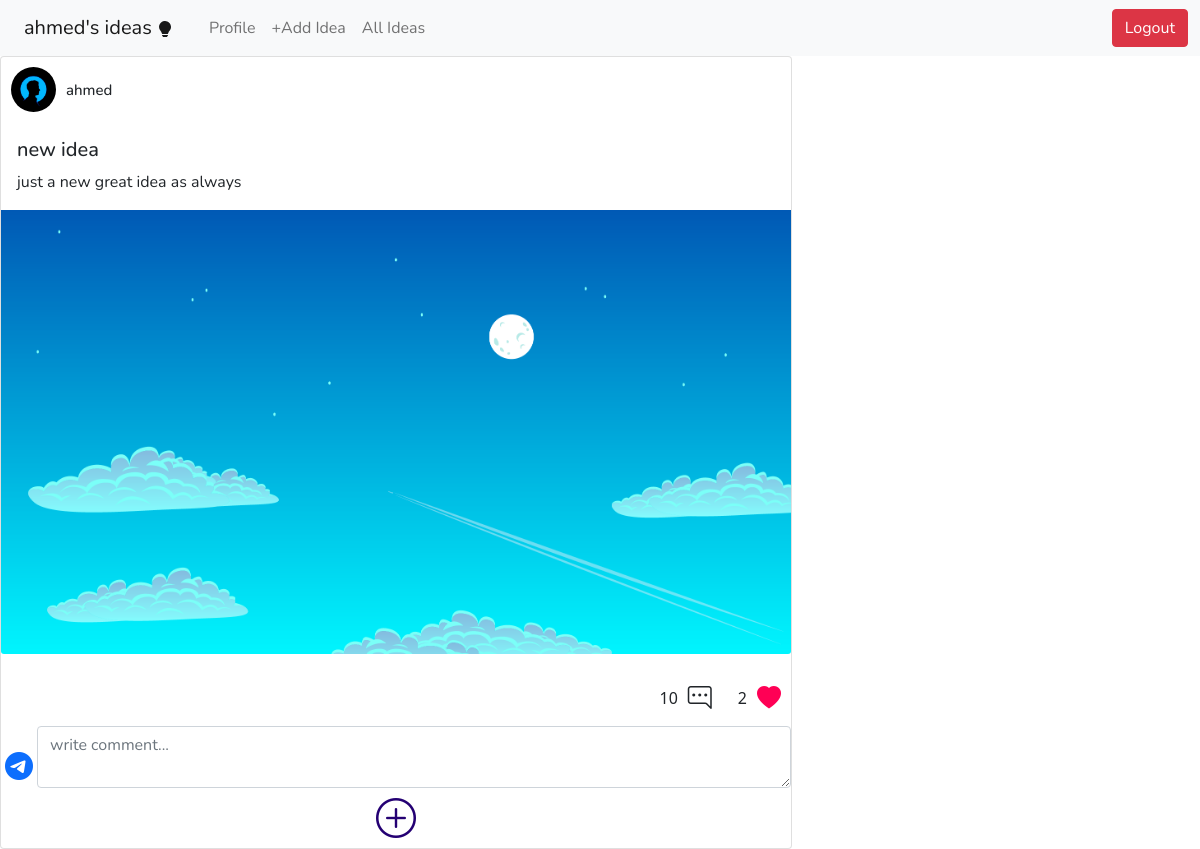
Page /idea/1 (signed in) on the committed database.
### tables this page shows
CREATE TABLE users(
        username varchar(30) not null,
        email varchar(30) not null,
        pwd varchar(60) not null,
        title varchar(30) not null,
        bio text not null,
        img varchar(60)
    );

CREATE TABLE posts(
        user_id integer not null,
        title varchar(30) not null,
        content text not null,
        image varchar(60) not null,
        likes_number INT NOT NULL default 0,
        comments_number int not null default 0
    );

### run.py (the view)
@app.route("/idea/<int:post_id>")
def idea(post_id):
    if session.get("user"):
        id_ = session.get("user")[0]
        post = posts_db.get_by_id(post_id)
        likes_number = likes.count_likes(post_id)
        if likes.get_by(post_id, id_) == []:
            liked  = False
        else:
            liked = True
        return render_template("idea.html", username=session.get("user")[1].capitalize(), post=post, title=session.get("user")[2].capitalize(), bio=session.get("user")[3], img=session.get("user")[4], likes_number=likes_number,liked=liked)
    return render_template("login.html")

### likes.py (called while the page is built)
def count_likes(post_id):
    conn = sqlite3.connect("data.db")
    cur = conn.cursor()
    cur.execute("select count(post_id) from likes where post_id = ?", (post_id,))
    conn.commit()
    data = cur.fetchone()
    conn.close()
    return data[0]

def get_by(post_id,user_id):
    conn = sqlite3.connect("data.db")
    cur = conn.cursor()
    cur.execute(
        "select * from likes where post_id=? and user_id = ?;", (post_id,user_id))
    conn.commit()
    data = cur.fetchall()
    conn.close()
    return data

### posts_db.py (called while the page is built)
def get_by_id(post_id):
    conn = sqlite3.connect("data.db")
    cur = conn.cursor()
    cur.execute(
        "select users.rowid,users.username,users.img,posts.rowid,posts.title,posts.content,posts.image,posts.likes_number,posts.comments_number from users join posts on users.rowid = posts.user_id where posts.rowid=?", (post_id,))
    conn.commit()
    data = cur.fetchone()
    conn.close()
    return data

### templates/idea.html (shortened to what this page needs)
{%extends 'base.html'%}
{%block content%}
<div class="row">
    <div class="col-lg-8 col-md-10 col-sm-12">
        <div class="card">
            <div class="post-header">
                <div class="profile-post-img">
                    <img class="circle-img" src="{{url_for('static',filename=post[2])}}" alt="profile picture">
                </div>
                <div class="profile-post-data ">
                    <h1 style="font-size: 15px;" class="font-1 m-0">{{post[1]}}</h1>
                </div>
            </div>
            <div class="card-body">
                <h5 class="card-title font-1">{{post[4]}}</h5>
                <p class="card-text font-1">{{post[5]}}</p>
            </div>
            <img src="{{url_for('static',filename=post[6])}}" class="card-img-bottom" alt="...">
            <div class="like-comment mt-3 ">
                <div id="comments-number" class="comments-number m-0 p-0">{{post[8]}}</div>
                <i class="bi bi-chat-right-dots cursor-p fs-4"></i>
                <div id="likes_number" class="likes-number m-0 p-0 ">{{likes_number}}</div>
                {%if liked%}
                    <i id="like_btn" style="color: #ff0055;" class="bi bi-heart-fill cursor-p fs-4"></i>
                {%else%}
                    <i id="like_btn" class="bi bi-heart-fill cursor-p fs-4"></i>
                {%endif%}
            </div>
            <div id="comments" class="comments">
                <div class="comment-form">
                    <i id="add_comment" class="bi bi-telegram btn p-0 mx-1 border-0 text-primary fs-3 font-2"></i>
                    <textarea id="comment" class="form-control font-1 " placeholder="write comment..."></textarea>
                </div>
                <div class="container text-center">
                    <a id="load-comments-btn" class="my-3 cursor-p fs-1">
                    <i class="bi bi-plus-circle"></i>
                </a>
                </div>
            </div>
        </div>
    </div>
</div>
{%endblock%}

### templates/base.html (shortened to what this page needs)
<!DOCTYPE html>
<html lang="en">
<head>
    <link href="https://cdn.jsdelivr.net/npm/bootstrap@5.1.1/dist/css/bootstrap.min.css" rel="stylesheet"
>
    <link rel="stylesheet" href="https://cdn.jsdelivr.net/npm/bootstrap-icons@1.5.0/font/bootstrap-icons.css">
    <link rel="stylesheet" href="{{url_for('static',filename='css/style.css')}}">
</head>
<body>
    <div class="sp-container">
<nav class="navbar navbar-expand-lg navbar-light bg-light">
    <div class="container-fluid">
        {%if session['user']%}
        <a id="the_brand" class="font-1 navbar-brand btn btn-outline-warning border-0" href="{{url_for('ideas')}}">{{session['user'][1]}}'s ideas
        </a>
        {%endif%}
        <div class="collapse navbar-collapse" id="navbarSupportedContent">
            <ul class="navbar-nav me-auto mb-2 mb-lg-0">
                <li class="nav-item">
                    {%if session['user']%}
                    <li class="nav-item">
                    <a class="nav-link  font-1" aria-current="page"  href="{{url_for('profile')}}" id="home2">Profile</a>
                    </li>
                    <li class="nav-item">
                    <a class="nav-link  font-1" id="add_idea" aria-current="page" href="{{url_for('post')}}">+Add Idea</a>
                    </li>
                    <li class="nav-item">
                        <a class="nav-link  font-1" id="all_ideas" aria-current="page" href="{{url_for('all_ideas')}}">All Ideas</a>
                    </li>
                    {%else%}
                    <li class="nav-item">
                        <a class="nav-link  font-1" aria-current="page" href="{{url_for('home')}}">
                        Home
                    </a>
                    </li>
                    {%endif%}
                </li>
            </ul>
            <form class="d-flex">
                {%if session['user']%}
                <a class="btn btn-danger font-1" aria-current="page" href="{{url_for('logout')}}">Logout</a>
                {%else%}
                <a class="btn btn-info mx-2 font-1" aria-current="page" href="{{url_for('login')}}">Login</a>
                <a class="btn btn-outline-info mx-2 font-1" aria-current="page" href="{{url_for('signup')}}">Sign up</a>
                {%endif%}
            </form>
        </div>
    </div>
</nav>
    {%block content%}{%endblock%}
    </div>
</body>
</html>

### static/css/style.css (style rules this page uses)
.font-1 { font-family: 'Nunito', sans-serif; }
.font-2 { font-family: 'Dosis', sans-serif; }
* { margin: 0; padding: 0; box-sizing: border-box; }
a { text-decoration: none; color: #240073; }
.sp-container { max-width: 1400px; margin: 0 auto; }
.profile-post-img { position: relative; width: 45px; height: 45px; overflow: hidden; border-radius: 50%; margin: 10px; }
.cursor-p { cursor: pointer; }
.like-comment { display: flex; justify-content: flex-end; align-items: center; }
.like-comment > * { margin: 10px; }
.comment-form { display: flex; align-items: flex-end; }
.circle-img { position: absolute; top: 0; left: 0; width: 100%; height: 100%; object-fit: cover; }
.post-header { display: flex; align-items: center; }

### rows in the picture
users: username "ahmed", img (picture)
posts: title "new idea", content "just a new great idea as always", image (picture), comments_number "10"

### other values in the picture
{{ likes_number }} "2"
